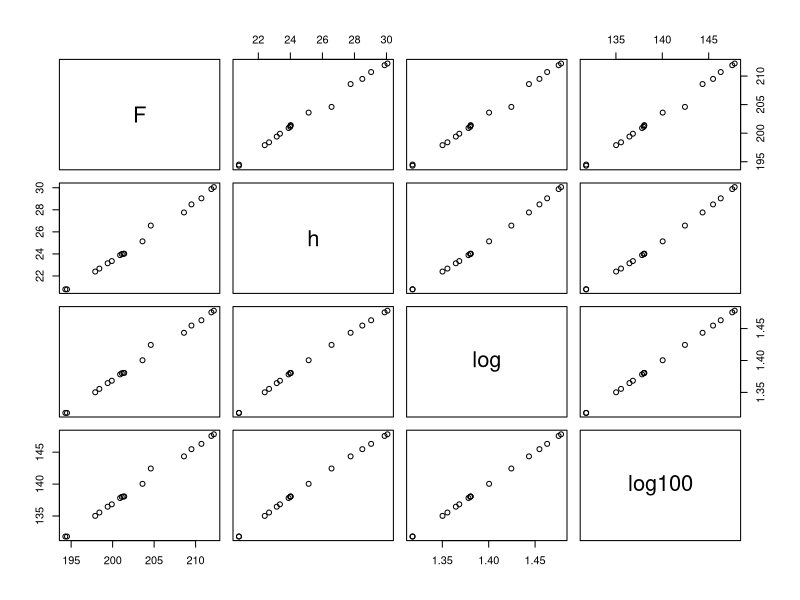
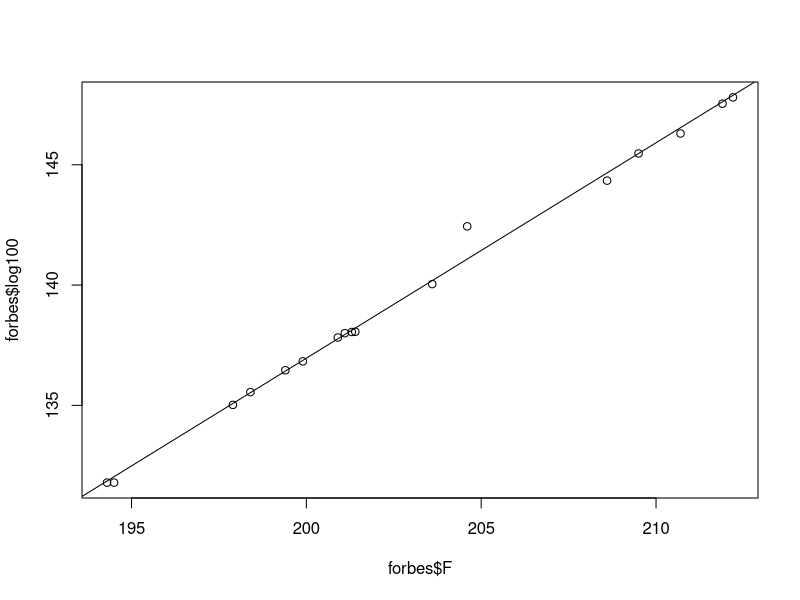
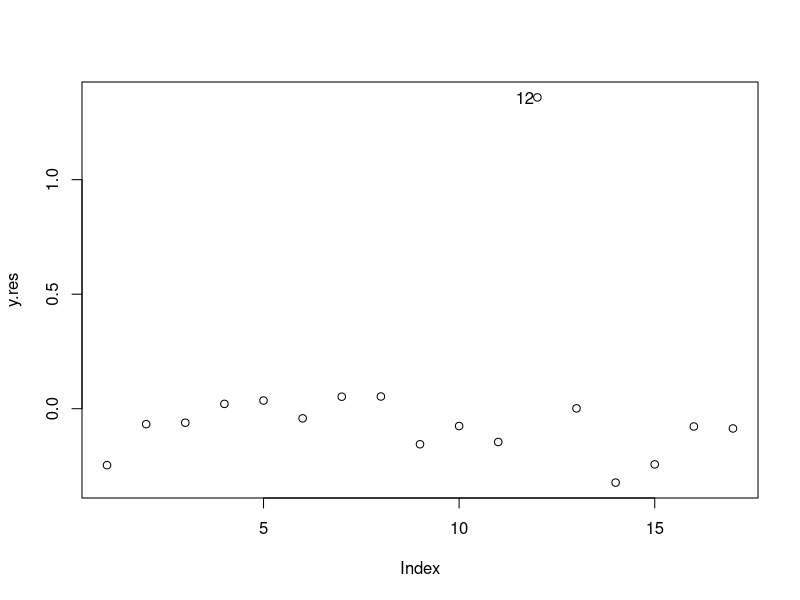
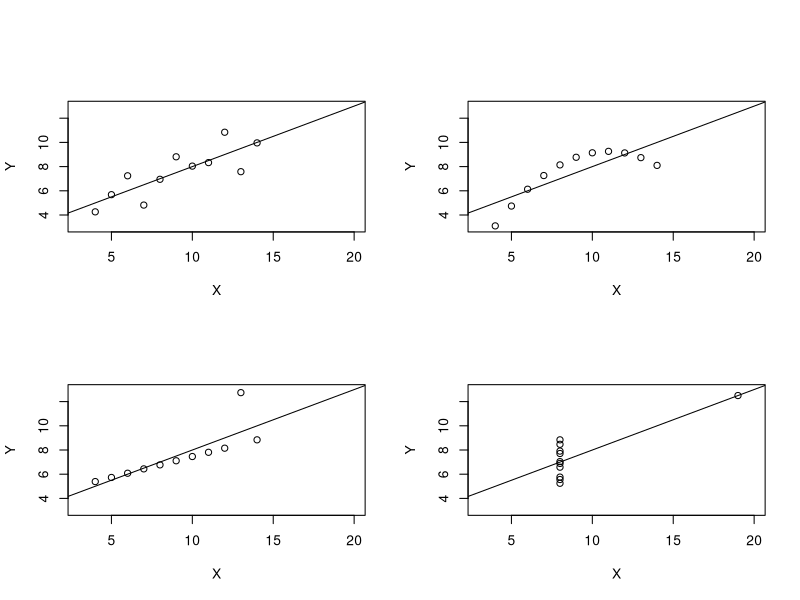
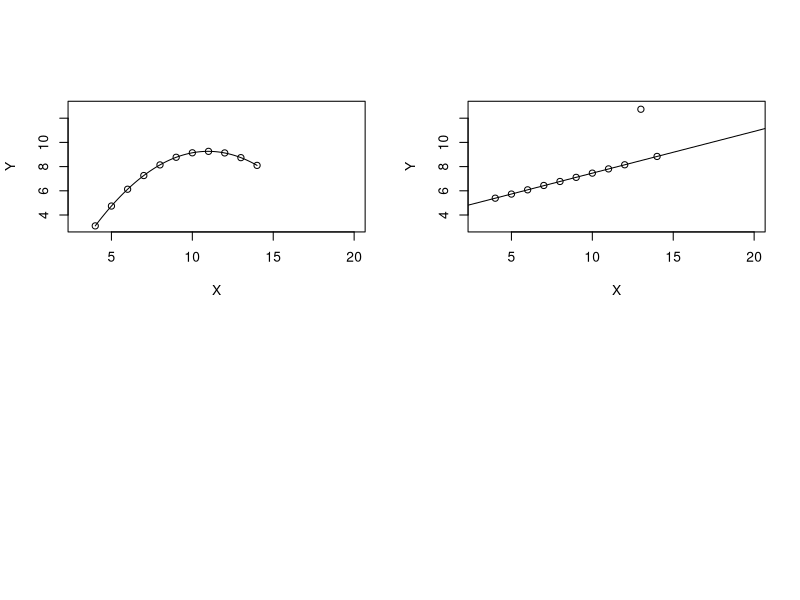
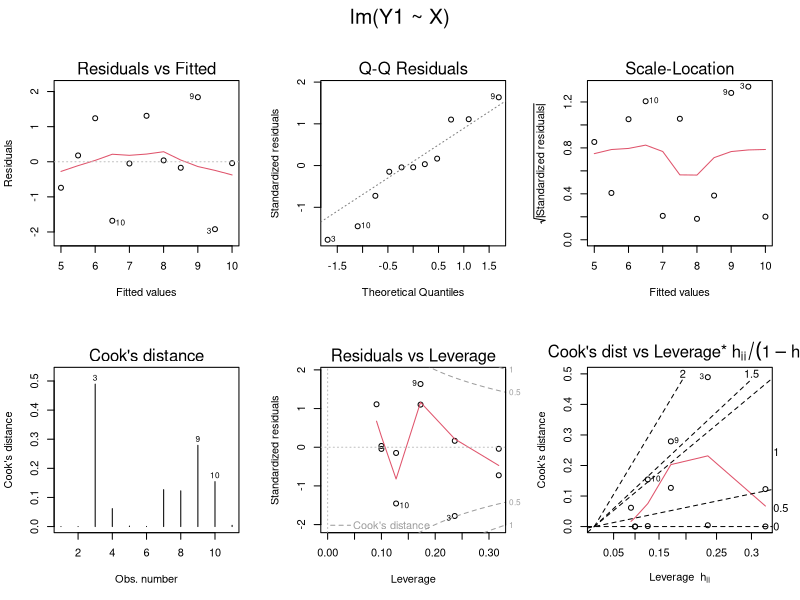
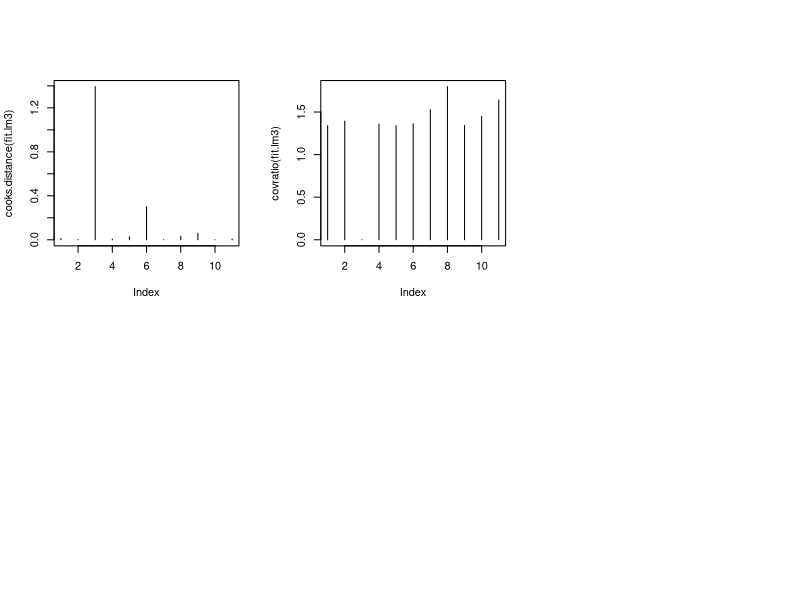

The R script that drew these images, in order:
######################################################
### Lecture 6
######################################################
##########################################################################
forbes <- data.frame(
  matrix(c(194.5, 20.79, 1.3179, 131.79,
           194.3, 20.79, 1.3179, 131.79,
           197.9, 22.40, 1.3502, 135.02,
           198.4, 22.67, 1.3555, 135.55,
           199.4, 23.15, 1.3646, 136.46,
           199.9, 23.35, 1.3683, 136.83,
           200.9, 23.89, 1.3782, 137.82,
           201.1, 23.99, 1.3800, 138.00,
           201.4, 24.02, 1.3806, 138.06,
           201.3, 24.01, 1.3805, 138.05,
           203.6, 25.14, 1.4004, 140.04,
           204.6, 26.57, 1.4244, 142.44,
           209.5, 28.49, 1.4547, 145.47,
           208.6, 27.76, 1.4434, 144.34,
           210.7, 29.04, 1.4630, 146.30,
           211.9, 29.88, 1.4754, 147.54,
           212.2, 30.06, 1.4780, 147.80),
         ncol=4, byrow=T,
         dimnames = list(1:17, c("F", "h", "log", "log100"))))
pairs(forbes)
plot(forbes$F, forbes$log100)
lm.sol <- lm(log100 ~ F, data=forbes)
summary(lm.sol)
abline(lm.sol)

y.res<-residuals(lm.sol);
plot(y.res)
text(12,y.res[12], labels=12,adj=1.2)


forbes12 <- forbes[-12, ]
lm12 <- lm(log100 ~ F, data=forbes12)
summary(lm12)

## estimate
coef(lm12)

## CI 
confint(lm12)
confint(lm12, parm = "F")

## prediction
predict(lm12, newdata = data.frame(F = seq(190, 210, by = 10)), interval = "prediction")




##########################################################################
fit1 <- lm(Fertility ~ ., data = swiss)
add1(fit1, ~ I(Education^2) + .^2)
drop1(fit1, test = "F") 

### stepwise 
step(fit1)

### backward
summary(fit1)
fit2 <- update(fit1, .~.-Examination)
summary(fit2)
anova(fit2, fit1)


##########################################################################

Anscombe <- data.frame(
  X =c(10.0, 8.0, 13.0, 9.0, 11.0, 14.0, 6.0, 4.0, 12.0, 7.0, 5.0),
  Y1=c(8.04, 6.95, 7.58, 8.81, 8.33, 9.96, 7.24, 4.26, 10.84, 4.82, 5.68),
  Y2=c(9.14, 8.14, 8.74, 8.77, 9.26, 8.10, 6.13, 3.10, 9.13, 7.26, 4.74),
  Y3=c(7.46, 6.77, 12.74, 7.11, 7.81, 8.84, 6.08, 5.39, 8.15, 6.44, 5.73),
  X4=c(rep(8,7), 19, rep(8,3)),
  Y4=c(6.58, 5.76, 7.71, 8.84, 8.47, 7.04, 5.25, 12.50, 5.56, 7.91, 6.89)
)
summary(lm(Y1~X, data=Anscombe))
summary(lm(Y2~X, data=Anscombe))
summary(lm(Y3~X, data=Anscombe))
summary(lm(Y4~X4,data=Anscombe))

coef(lm(Y1~X, data=Anscombe))
coef(lm(Y2~X, data=Anscombe))
coef(lm(Y3~X, data=Anscombe))
coef(lm(Y4~X4,data=Anscombe))

attach(Anscombe)
par(mfrow = c(2, 2), oma = c(0, 0, 2, 0))
plot(c(3,20), c(3,13), type="n", xlab = "X", ylab = "Y")
points(X,Y1)
abline(lm(Y1~X))

plot(c(3,20), c(3,13), type="n", xlab = "X", ylab = "Y")
points(X,Y2)
abline(lm(Y2~X))

plot(c(3,20), c(3,13), type="n", xlab = "X", ylab = "Y")
points(X,Y3)
abline(lm(Y3~X))

plot(c(3,20), c(3,13), type="n", xlab = "X", ylab = "Y")
points(X4,Y4)
abline(lm(Y4~X4))


#########
X2<-X^2
lm2.sol<-lm(Y2~X+X2)
summary(lm2.sol)
x<-seq(min(X), max(X), by=0.1)
b<-coef(lm2.sol)
y<-b[1]+b[2]*x+b[3]*x^2
plot(c(3,20), c(3,13), type="n", xlab = "X", ylab = "Y")
points(X,Y2)
lines(x,y)

i <- 1:11; 
Y31<-Y3[i!=3]; 
X3<-X[i!=3]
lm3.sol<-lm(Y31~X3)
summary(lm3.sol)
plot(c(3,20), c(3,13), type="n", xlab = "X", ylab = "Y")
points(X,Y3)
abline(lm3.sol)


par(mfrow = c(2, 3), oma = c(0, 0, 2, 0))
lm1 <- lm(Y1~X)
plot(lm1, which = 1:6)


#################################
p <- 1
n <- 11


### H 
fit.lm3 <- lm(Y3~X, data=Anscombe)
h <- hatvalues(fit.lm3) 
h
h > 2*(p+1)/n

### DIFFITS
diffits0 <- dffits(fit.lm3) 
diffits0 
abs(diffits0) > 2*sqrt((p+1)/n)

### cooks distance
cooks.distance(fit.lm3) 
plot(cooks.distance(fit.lm3), type = "h")

### covratio
covratio(fit.lm3) 
plot(covratio(fit.lm3), type = "h")

### all 
influence.measures(fit.lm3)


